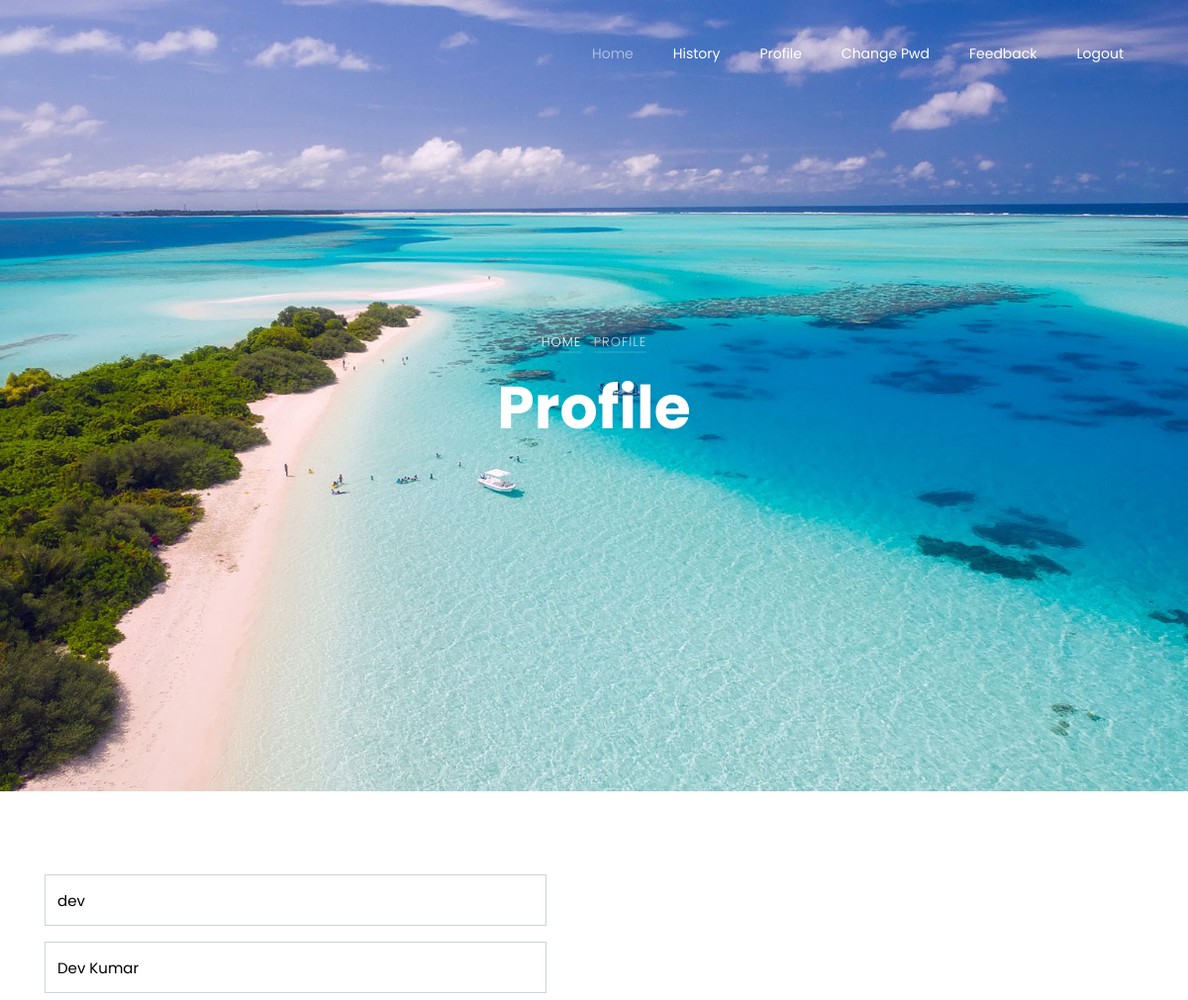
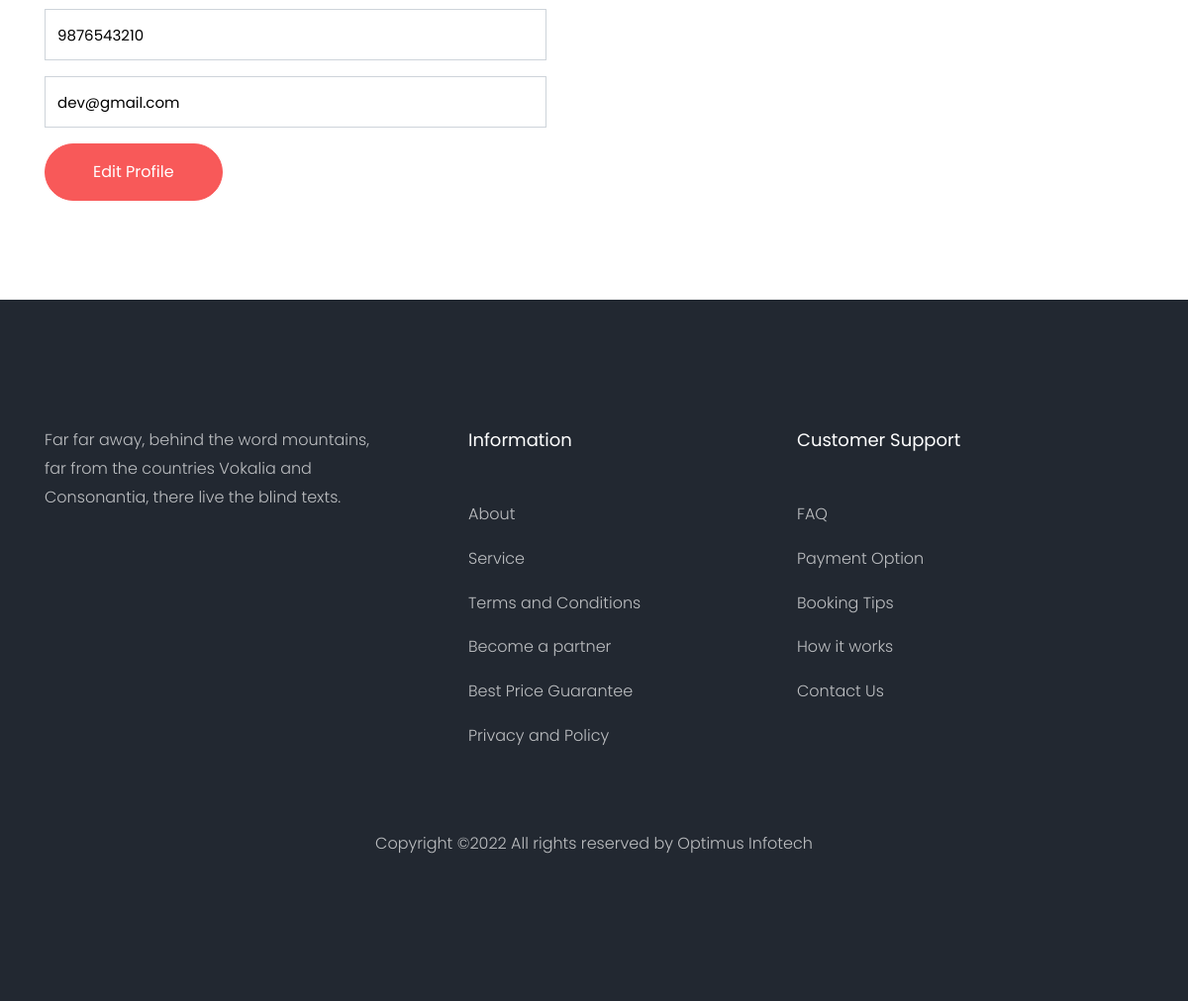
Screenshot of /Travel_Booking_System/User_Profile.php (signed in) with the database file from the repository (2 pictures, top to bottom).
### tables this page shows
CREATE TABLE IF NOT EXISTS `registration` (
  `loginid` varchar(20) NOT NULL,
  `uname` varchar(20) NOT NULL,
  `phone` varchar(20) NOT NULL,
  `email` varchar(20) NOT NULL,
  PRIMARY KEY (`loginid`)
);

### Travel_Booking_System/User_Profile.php (the view, shortened to what this page needs)
<?php
include "dbcon.php"; ?>
<!DOCTYPE html>
<html lang="en">
  <head>
    <link rel="stylesheet" href="css/open-iconic-bootstrap.min.css">
    <link rel="stylesheet" href="css/animate.css">
    <link rel="stylesheet" href="css/owl.carousel.min.css">
    <link rel="stylesheet" href="css/owl.theme.default.min.css">
    <link rel="stylesheet" href="css/magnific-popup.css">
    <link rel="stylesheet" href="css/aos.css">
    <link rel="stylesheet" href="css/ionicons.min.css">
    <link rel="stylesheet" href="css/bootstrap-datepicker.css">
    <link rel="stylesheet" href="css/jquery.timepicker.css">
    <link rel="stylesheet" href="css/flaticon.css">
    <link rel="stylesheet" href="css/icomoon.css">
    <link rel="stylesheet" href="css/style.css">
  </head>
  <body>
  <nav class="navbar navbar-expand-lg navbar-dark ftco_navbar bg-dark ftco-navbar-light" id="ftco-navbar">
    <div class="container">
      <div class="collapse navbar-collapse" id="ftco-nav">
        <ul class="navbar-nav ml-auto">
          <li class="nav-item active"><a href="User_Home.php" class="nav-link">Home</a></li>
          <li class="nav-item"><a href="User_History.php" class="nav-link">History</a></li>
		  <li class="nav-item"><a href="User_Profile.php" class="nav-link">Profile</a></li>
          <li class="nav-item"><a href="User_Change_Pwd.php" class="nav-link">Change Pwd</a></li>
		  <li class="nav-item"><a href="User_Feedback.php" class="nav-link">Feedback</a></li>
		  <li class="nav-item"><a href="Login.php" class="nav-link">Logout</a></li>
        </ul>
      </div>
    </div>
  </nav>
    <div class="hero-wrap js-fullheight" style="background-image: url('images/bg_2.jpg');">
      <div class="container">
        <div class="row no-gutters slider-text js-fullheight align-items-center justify-content-center" data-scrollax-parent="true">
          <div class="col-md-9 ftco-animate text-center" data-scrollax=" properties: { translateY: '70%' }">
            <p class="breadcrumbs" data-scrollax="properties: { translateY: '30%', opacity: 1.6 }"><span class="mr-2"><a href="">Home</a></span> <span>Profile</span></p>
            <h1 class="mb-3 bread" data-scrollax="properties: { translateY: '30%', opacity: 1.6 }">Profile</h1>
          </div>
        </div>
      </div>
    </div>
	<?php
	$id=$_SESSION["uid"];
	$t2="";$t3="";$t4="";
	$result=mysql_query("select * from registration where loginid='$id'",$db);
	  while($row=mysql_fetch_array($result))
	  {
		$t2=$row[1];
		$t3=$row[2];
		$t4=$row[3];
	  }
	?>
		<section class="ftco-section contact-section ftco-degree-bg">
      <div class="container">
        <div class="row block-9">
          <div class="col-md-6 pr-md-5">
            <form action="User_Profile_Code.php" method="post" id="myform">
			  <div class="form-group">
                <input type="text" class="form-control" readonly value="<?php echo $id;?>" name="id">
              </div>
              <div class="form-group">
                <input type="text" class="form-control" id="name" value="<?php echo $t2;?>" name="uname">
              </div>
              <div class="form-group">
                <input type="number" class="form-control" id="phone" value="<?php echo $t3;?>" name="phone">
              </div>
              <div class="form-group">
                <input type="text" class="form-control" id="email" value="<?php echo $t4;?>" name="email">
              </div>
              <div class="form-group">
                <input type="submit" value="Edit Profile" name="submit" class="btn btn-primary py-3 px-5">
              </div>
            </form>
          </div>
        </div>
      </div>
    </section>
    <footer class="ftco-footer ftco-bg-dark ftco-section">
      <div class="container">
        <div class="row mb-5">
          <div class="col-md">
            <div class="ftco-footer-widget mb-4">
              <p>Far far away, behind the word mountains, far from the countries Vokalia and Consonantia, there live the blind texts.</p>
              <ul class="ftco-footer-social list-unstyled float-md-left float-lft mt-5">
              </ul>
            </div>
          </div>
          <div class="col-md">
            <div class="ftco-footer-widget mb-4 ml-md-5">
              <h2 class="ftco-heading-2">Information</h2>
              <ul class="list-unstyled">
                <li><a href="#" class="py-2 d-block">About</a></li>
                <li><a href="#" class="py-2 d-block">Service</a></li>
                <li><a href="#" class="py-2 d-block">Terms and Conditions</a></li>
                <li><a href="#" class="py-2 d-block">Become a partner</a></li>
                <li><a href="#" class="py-2 d-block">Best Price Guarantee</a></li>
                <li><a href="#" class="py-2 d-block">Privacy and Policy</a></li>
              </ul>
            </div>
          </div>
          <div class="col-md">
             <div class="ftco-footer-widget mb-4">
              <h2 class="ftco-heading-2">Customer Support</h2>
              <ul class="list-unstyled">
                <li><a href="#" class="py-2 d-block">FAQ</a></li>
                <li><a href="#" class="py-2 d-block">Payment Option</a></li>
                <li><a href="#" class="py-2 d-block">Booking Tips</a></li>
                <li><a href="#" class="py-2 d-block">How it works</a></li>
                <li><a href="#" class="py-2 d-block">Contact Us</a></li>
              </ul>
            </div>
          </div>
        </div>
          <div class="row">
          <div class="col-md-12 text-center">
            <p>
  Copyright &copy;<script>document.write(new Date().getFullYear());</script> All rights reserved by <a href="https://colorlib.com" target="_blank">Optimus Infotech</a>
  </p>
          </div>
        </div>
      </div>
    </footer>
  </body>
</html>

### rows the page displays
registration: uname "Dev Kumar", phone "9876543210", email "dev@gmail.com"
